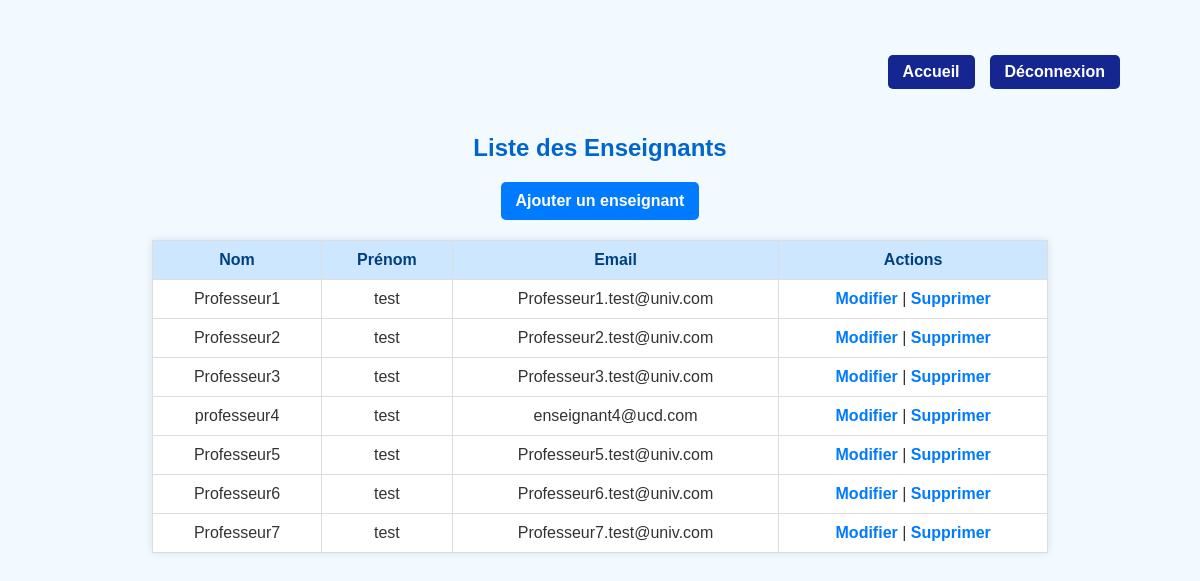
/enseignants/list.php (signed in), run on the app's committed database.
### tables this page shows
CREATE TABLE `enseignant` (
  `id` int(11) NOT NULL,
  `nom` varchar(50) DEFAULT NULL,
  `prenom` varchar(50) DEFAULT NULL,
  `email` varchar(100) DEFAULT NULL
);

### enseignants/list.php (the view, shortened to what this page needs)
<?php
include('../config/connexion.php');
$result = $conn->query("SELECT * FROM enseignant");
?>
<!DOCTYPE html>
<html lang="fr">
<head>
</head>
<body>
  <header>
    <a href="../index.php.php">Accueil</a>
    <a href="../auth/logout.php">Déconnexion</a>
  </header>
  <h2>Liste des Enseignants</h2>
    <a href="add.php" class="btn-ajout"> Ajouter un enseignant</a>
  <table>
    <tr>
      <th>Nom</th>
      <th>Prénom</th>
      <th>Email</th>
      <th>Actions</th>
    </tr>
    <?php while ($row = $result->fetch_assoc()) { ?>
      <tr>
        <td><?= htmlspecialchars($row['nom']) ?></td>
        <td><?= htmlspecialchars($row['prenom']) ?></td>
        <td><?= htmlspecialchars($row['email']) ?></td>
        <td>
          <a href="edit.php?id=<?= $row['id'] ?>">Modifier</a> |
          <a href="delete.php?id=<?= $row['id'] ?>" onclick="return confirm('Supprimer cet enseignant ?')">Supprimer</a>
        </td>
      </tr>
    <?php } ?>
  </table>
</body>
</html>

### enseignants/list.php (style rules this page uses)
body { font-family: Arial, sans-serif; background-color: #f2f9ff; margin: 40px; color: #333; }
h2 { text-align: center; color: #0066cc; }
table { width: 80%; margin: 20px auto; border-collapse: collapse; box-shadow: 0 0 8px rgba(0,0,0,0.1); background-color: #fff; }
th, td { padding: 10px 15px; border: 1px solid #ddd; text-align: center; }
th { background-color: #cce7ff; color: #004080; }
a { color: #007bff; text-decoration: none; font-weight: bold; }
.btn-ajout { display: block; width: fit-content; margin: 20px auto; padding: 10px 15px; background-color: #007bff; color: white; border-radius: 5px; text-decoration: none; transition: 0.3s; }
header { display: flex; justify-content: flex-end; align-items: center; gap: 15px; padding: 15px 40px; border-radius: 8px; margin-bottom: 30px; }
header a { padding: 8px 15px; background-color: #152691; color: white; text-decoration: none; border-radius: 5px; font-weight: bold; transition: background-color 0.3s; }

### data on the page
enseignant: nom "Professeur1", prenom "test", email "Professeur1.test@univ.com"
enseignant: nom "Professeur2", prenom "test", email "Professeur2.test@univ.com"
enseignant: nom "Professeur3", prenom "test", email "Professeur3.test@univ.com"
enseignant: nom "professeur4", prenom "test", email "enseignant4@ucd.com"
enseignant: nom "Professeur5", prenom "test", email "Professeur5.test@univ.com"
enseignant: nom "Professeur6", prenom "test", email "Professeur6.test@univ.com"
enseignant: nom "Professeur7", prenom "test", email "Professeur7.test@univ.com"
